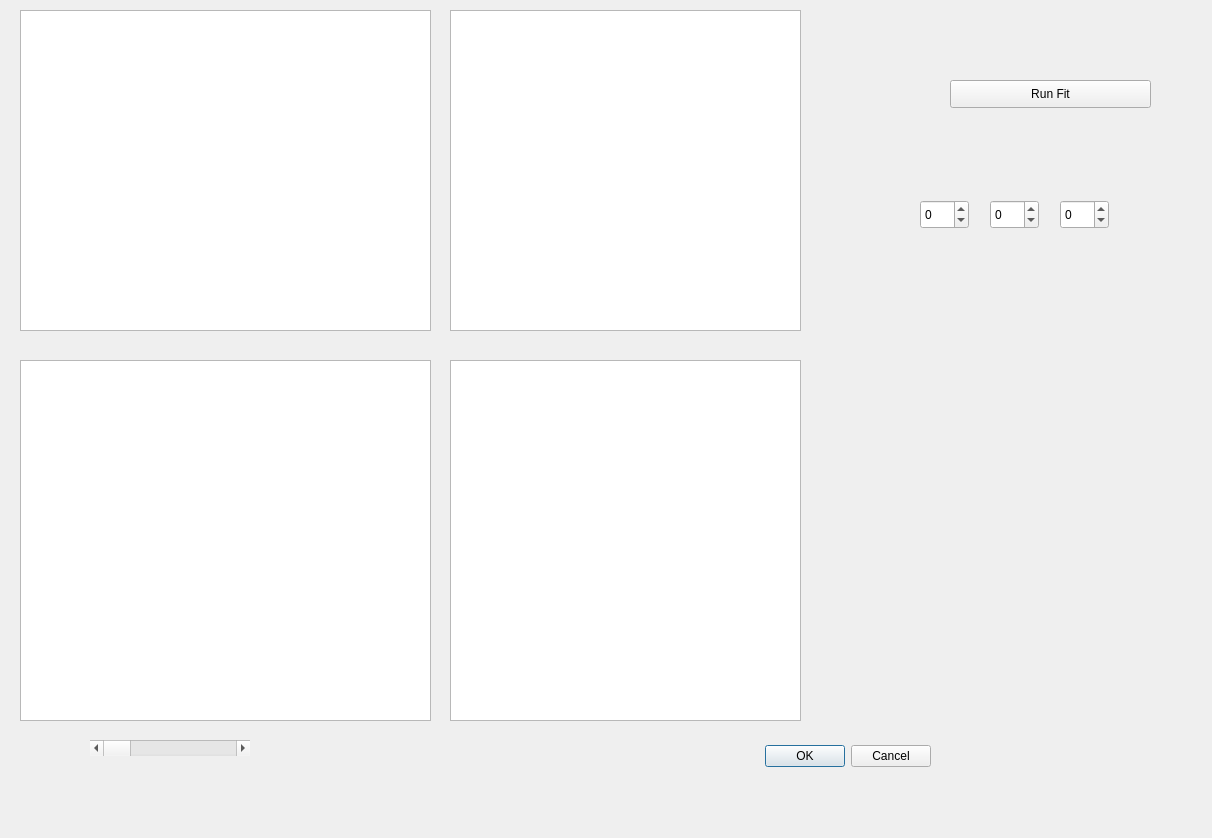
<?xml version="1.0" encoding="UTF-8"?>
<ui version="4.0">
 <class>PeakFitDialog</class>
 <widget class="QDialog" name="PeakFitDialog">
  <property name="geometry">
   <rect>
    <x>0</x>
    <y>0</y>
    <width>1212</width>
    <height>838</height>
   </rect>
  </property>
  <property name="windowTitle">
   <string>Dialog</string>
  </property>
  <widget class="QDialogButtonBox" name="buttonBox">
   <property name="geometry">
    <rect>
     <x>590</x>
     <y>740</y>
     <width>341</width>
     <height>32</height>
    </rect>
   </property>
   <property name="orientation">
    <enum>Qt::Horizontal</enum>
   </property>
   <property name="standardButtons">
    <set>QDialogButtonBox::Cancel|QDialogButtonBox::Ok</set>
   </property>
  </widget>
  <widget class="QGraphicsView" name="peakView">
   <property name="geometry">
    <rect>
     <x>20</x>
     <y>10</y>
     <width>411</width>
     <height>321</height>
    </rect>
   </property>
  </widget>
  <widget class="QGraphicsView" name="fitView">
   <property name="geometry">
    <rect>
     <x>20</x>
     <y>360</y>
     <width>411</width>
     <height>361</height>
    </rect>
   </property>
  </widget>
  <widget class="QGraphicsView" name="differenceView">
   <property name="geometry">
    <rect>
     <x>450</x>
     <y>10</y>
     <width>351</width>
     <height>321</height>
    </rect>
   </property>
  </widget>
  <widget class="QGraphicsView" name="chiSquaredView">
   <property name="geometry">
    <rect>
     <x>450</x>
     <y>360</y>
     <width>351</width>
     <height>361</height>
    </rect>
   </property>
  </widget>
  <widget class="QScrollBar" name="frameScrollBar">
   <property name="geometry">
    <rect>
     <x>90</x>
     <y>740</y>
     <width>160</width>
     <height>16</height>
    </rect>
   </property>
   <property name="orientation">
    <enum>Qt::Horizontal</enum>
   </property>
  </widget>
  <widget class="QPushButton" name="runFitButton">
   <property name="geometry">
    <rect>
     <x>950</x>
     <y>80</y>
     <width>201</width>
     <height>28</height>
    </rect>
   </property>
   <property name="text">
    <string>Run Fit</string>
   </property>
  </widget>
  <widget class="QSpinBox" name="hSpinBox">
   <property name="geometry">
    <rect>
     <x>920</x>
     <y>200</y>
     <width>49</width>
     <height>29</height>
    </rect>
   </property>
   <property name="minimum">
    <number>-99</number>
   </property>
  </widget>
  <widget class="QSpinBox" name="kSpinBox">
   <property name="geometry">
    <rect>
     <x>990</x>
     <y>200</y>
     <width>49</width>
     <height>29</height>
    </rect>
   </property>
   <property name="minimum">
    <number>-99</number>
   </property>
  </widget>
  <widget class="QSpinBox" name="lSpinBox">
   <property name="geometry">
    <rect>
     <x>1060</x>
     <y>200</y>
     <width>49</width>
     <height>29</height>
    </rect>
   </property>
   <property name="minimum">
    <number>-99</number>
   </property>
  </widget>
  <widget class="QCustomPlot" name="chartWidget" native="true">
   <property name="geometry">
    <rect>
     <x>840</x>
     <y>360</y>
     <width>341</width>
     <height>361</height>
    </rect>
   </property>
  </widget>
 </widget>
 <customwidgets>
  <customwidget>
   <class>QCustomPlot</class>
   <extends>QWidget</extends>
   <header>externals/qcustomplot.h</header>
   <container>1</container>
  </customwidget>
 </customwidgets>
 <resources/>
 <connections>
  <connection>
   <sender>buttonBox</sender>
   <signal>accepted()</signal>
   <receiver>PeakFitDialog</receiver>
   <slot>accept()</slot>
   <hints>
    <hint type="sourcelabel">
     <x>248</x>
     <y>254</y>
    </hint>
    <hint type="destinationlabel">
     <x>157</x>
     <y>274</y>
    </hint>
   </hints>
  </connection>
  <connection>
   <sender>buttonBox</sender>
   <signal>rejected()</signal>
   <receiver>PeakFitDialog</receiver>
   <slot>reject()</slot>
   <hints>
    <hint type="sourcelabel">
     <x>316</x>
     <y>260</y>
    </hint>
    <hint type="destinationlabel">
     <x>286</x>
     <y>274</y>
    </hint>
   </hints>
  </connection>
 </connections>
</ui>
